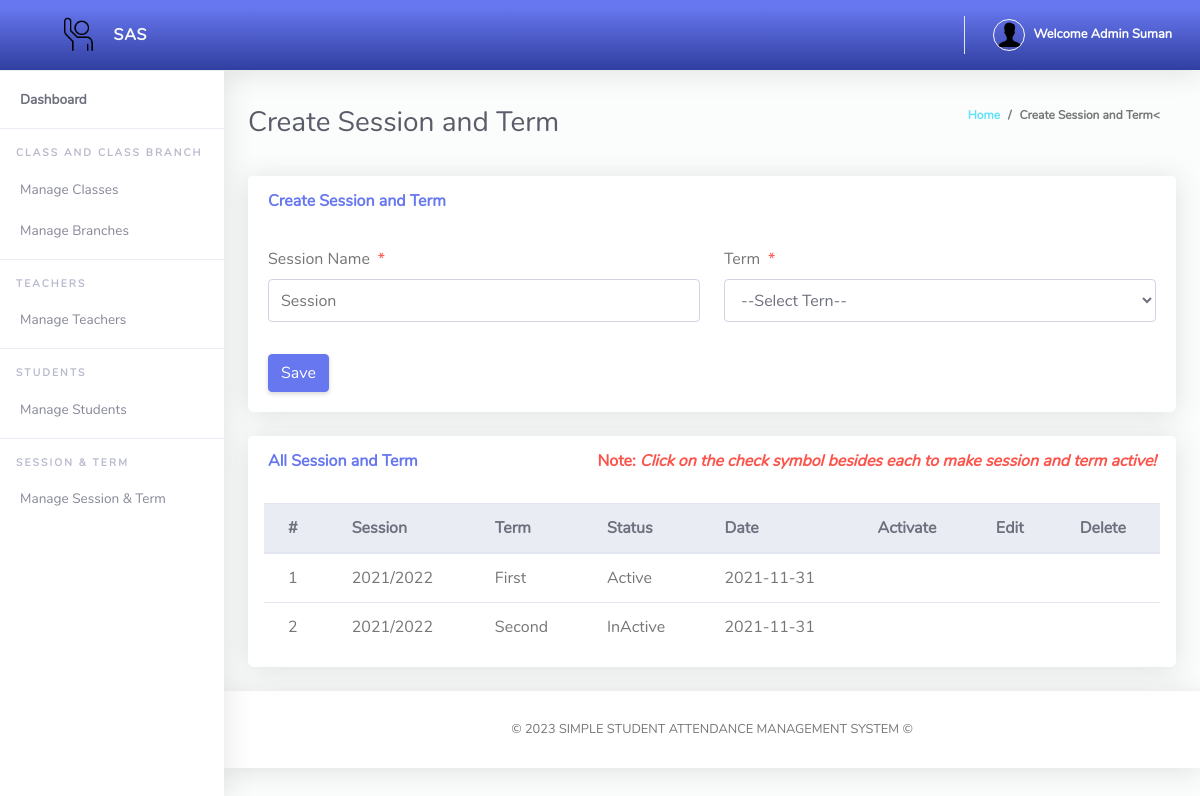
Page /Admin/createSessionTerm.php (signed in) on the committed database.
### tables this page shows
CREATE TABLE `tblsessionterm` (
  `Id` int(10) NOT NULL,
  `sessionName` varchar(50) NOT NULL,
  `termId` varchar(50) NOT NULL,
  `isActive` varchar(10) NOT NULL,
  `dateCreated` varchar(50) NOT NULL
);

CREATE TABLE `tblterm` (
  `Id` int(10) NOT NULL,
  `termName` varchar(20) NOT NULL
);

### Admin/createSessionTerm.php (the view, shortened to what this page needs)
<?php
include '../Includes/dbcon.php';
?>
<!DOCTYPE html>
<html lang="en">
<head>
  <link href="../vendor/bootstrap/css/bootstrap.min.css" rel="stylesheet" type="text/css">
  <link href="css/ruang-admin.min.css" rel="stylesheet">
</head>
<body id="page-top">
  <div id="wrapper">
      <?php include "Includes/sidebar.php";?>
    <div id="content-wrapper" class="d-flex flex-column">
      <div id="content">
       <?php include "Includes/topbar.php";?>
        <div class="container-fluid" id="container-wrapper">
          <div class="d-sm-flex align-items-center justify-content-between mb-4">
            <h1 class="h3 mb-0 text-gray-800">Create Session and Term</h1>
            <ol class="breadcrumb">
              <li class="breadcrumb-item"><a href="./">Home</a></li>
              <li class="breadcrumb-item active" aria-current="page">Create Session and Term<</li>
            </ol>
          </div>
          <div class="row">
            <div class="col-lg-12">
              <div class="card mb-4">
                <div class="card-header py-3 d-flex flex-row align-items-center justify-content-between">
                  <h6 class="m-0 font-weight-bold text-primary">Create Session and Term</h6>
                </div>
                <div class="card-body">
                  <form method="post">
                    <div class="form-group row mb-3">
                        <div class="col-xl-6">
                            <label class="form-control-label">Session Name<span class="text-danger ml-2">*</span></label>
                      <input type="text" class="form-control" name="sessionName" value="<?php echo $row['sessionName'];?>" id="exampleInputFirstName" placeholder="Session">
                        </div>
                        <div class="col-xl-6">
                            <label class="form-control-label">Term<span class="text-danger ml-2">*</span></label>
                              <?php
                        $qry= "SELECT * FROM tblterm ORDER BY termName ASC";
                        $result = $conn->query($qry);
                        $num = $result->num_rows;
                        if ($num > 0){
                          echo ' <select required name="termId" class="form-control mb-3">';
                          echo'<option value="">--Select Tern--</option>';
                                  echo '</select>';
                              }
                            ?>
                        </div>
                    </div>
                      <?php
                    if (isset($Id))
                    {
                    ?>
                    <button type="submit" name="update" class="btn btn-warning">Update</button>
                    &nbsp;&nbsp;&nbsp;&nbsp;&nbsp;&nbsp;&nbsp;&nbsp;&nbsp;&nbsp;
                    <?php
                    } else {
                    ?>
                    <button type="submit" name="save" class="btn btn-primary">Save</button>
                    <?php
                    }
                    ?>
                  </form>
                </div>
              </div>
                 <div class="row">
              <div class="col-lg-12">
              <div class="card mb-4">
                <div class="card-header py-3 d-flex flex-row align-items-center justify-content-between">
                  <h6 class="m-0 font-weight-bold text-primary">All Session and Term</h6>
                  <h6 class="m-0 font-weight-bold text-danger">Note: <i>Click on the check symbol besides each to make session and term active!</i></h6>
                </div>
                <div class="table-responsive p-3">
                  <table class="table align-items-center table-flush table-hover" id="dataTableHover">
                    <thead class="thead-light">
                      <tr>
                        <th>#</th>
                        <th>Session</th>
                        <th>Term</th>
                        <th>Status</th>
                        <th>Date</th>
                        <th>Activate</th>
                        <th>Edit</th>
                        <th>Delete</th>
                      </tr>
                    </thead>
                    <tbody>
                  <?php
                      $query = "SELECT tblsessionterm.Id,tblsessionterm.sessionName,tblsessionterm.isActive,tblsessionterm.dateCreated,
                      tblterm.termName
                      FROM tblsessionterm
                      INNER JOIN tblterm ON tblterm.Id = tblsessionterm.termId";
                      $rs = $conn->query($query);
                      $num = $rs->num_rows;
                      $sn=0;
                      if($num > 0)
                      {
                        while ($rows = $rs->fetch_assoc())
                          {
                            if($rows['isActive'] == '1'){$status = "Active";}else{$status = "InActive";}
                             $sn = $sn + 1;
                            echo"
                              <tr>
                                <td>".$sn."</td>
                                <td>".$rows['sessionName']."</td>
                                <td>".$rows['termName']."</td>
                                <td>".$status."</td>
                                <td>".$rows['dateCreated']."</td>
                                 <td><a href='?action=activate&Id=".$rows['Id']."'><i class='fas fa-fw fa-check'></i></a></td>
                                <td><a href='?action=edit&Id=".$rows['Id']."'><i class='fas fa-fw fa-edit'></i></a></td>
                                <td><a href='?action=delete&Id=".$rows['Id']."'><i class='fas fa-fw fa-trash'></i></a></td>
                              </tr>";
                          }
                      }
                      else
                      {
                           echo
                           "<div class='alert alert-danger' role='alert'>
                            No Record Found!
                            </div>";
                      }
                      ?>
                    </tbody>
                  </table>
                </div>
              </div>
            </div>
            </div>
          </div>
        </div>
      </div>
       <?php include "Includes/footer.php";?>
    </div>
  </div>
</body>
</html>

### Admin/Includes/topbar.php (shortened to what this page needs)
<?php
  $query = "SELECT * FROM tbladmin WHERE Id = ".$_SESSION['userId']."";
  $rs = $conn->query($query);
  $rows = $rs->fetch_assoc();
  $fullName = $rows['firstName']." ".$rows['lastName'];
?>
<nav class="navbar navbar-expand navbar-light bg-gradient-primary topbar mb-4 static-top">
          <button id="sidebarToggleTop" class="btn btn-link rounded-circle mr-3">
          </button>
          <ul class="navbar-nav ml-auto">
            <li class="nav-item dropdown no-arrow">
              <a class="nav-link dropdown-toggle" href="#" id="searchDropdown" role="button" data-toggle="dropdown"
                aria-haspopup="true" aria-expanded="false">
              </a>
            </li>
            <li class="nav-item dropdown no-arrow">
              <a class="nav-link dropdown-toggle" href="#" id="userDropdown" role="button" data-toggle="dropdown"
                aria-haspopup="true" aria-expanded="false">
                <img class="img-profile rounded-circle" src="img/user-icn2.png" style="max-width: 60px">
                <span class="ml-2 d-none d-lg-inline text-white small"><b>Welcome <?php echo $fullName;?></b></span>
              </a>
            </li>
          </ul>
        </nav>

### rows in the picture
tblsessionterm: sessionName "2021/2022", termId.termName "First", isActive "Active", dateCreated "2021-11-31"
tblsessionterm: sessionName "2021/2022", termId.termName "Second", isActive "InActive", dateCreated "2021-11-31"

### other values in the picture
$fullName "Admin Suman"
